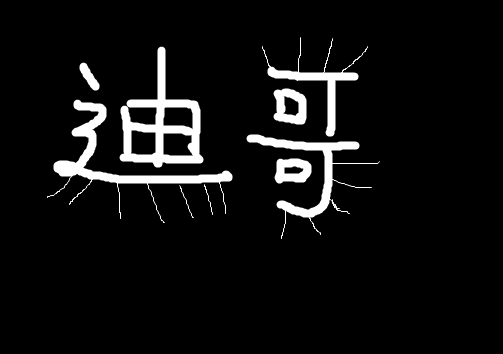
#> input picture 01_Picture/05_Dige.png, 503 x 354 px
$ python 'p13_膨胀操作_25.3.23.py'
#> lines starting #> are read from the running program, lines starting #| are printed output that depends on the picture; after the words box and inside, x2 and y2 are one past the last pixel; in counts of white or black regions, pixels touching at a corner belong together
# -*- coding: utf-8 -*-
# @Author :Xiaoju
# Time : 2025/3/23 下午11:10

import cv2
import numpy as np

img = cv2.imread('01_Picture/05_Dige.png')
#> img is the input picture: shape (354, 503, 3); min 0, max 255, mean 15.9
cv2.imshow('img', img)

kernel = np.ones((5, 5), np.uint8)
erosion = cv2.erode(img, kernel, iterations=1)
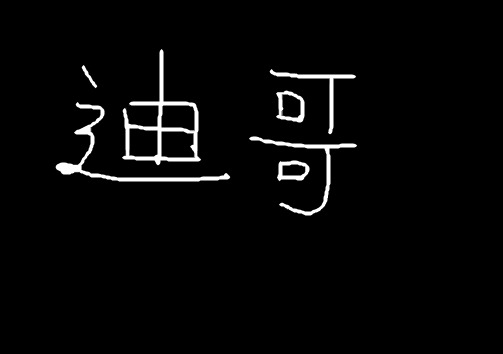
#> erosion: shape (354, 503, 3); min 0, max 255, mean 7.1

cv2.imshow('erosion', erosion)

kernel = np.ones((5, 5), np.uint8)
dilate = cv2.dilate(erosion, kernel, iterations=1)

cv2.imshow('dilate', dilate)

pie = cv2.imread('01_Picture/06_pie.png')
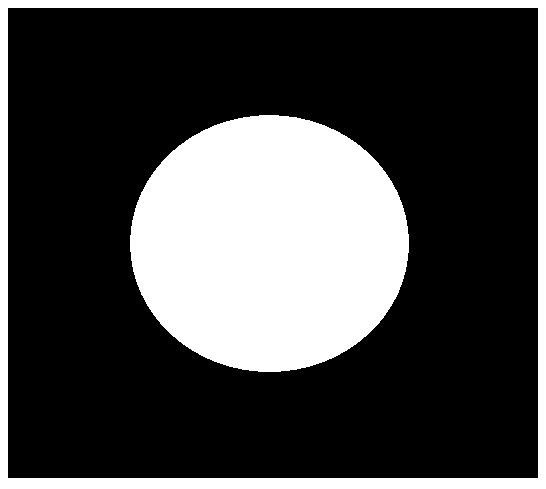
#> input picture 01_Picture/06_pie.png, 546 x 489 px
#> pie is the input picture: shape (489, 546, 3); 27.8% white; 2 white regions, box (x1, y1, x2, y2) and area: (130, 115, 409, 372) 56244, (0, 0, 546, 489) 17894

kernel = np.ones((30, 30), np.uint8)
dilate_1 = cv2.dilate(pie, kernel, iterations=1)
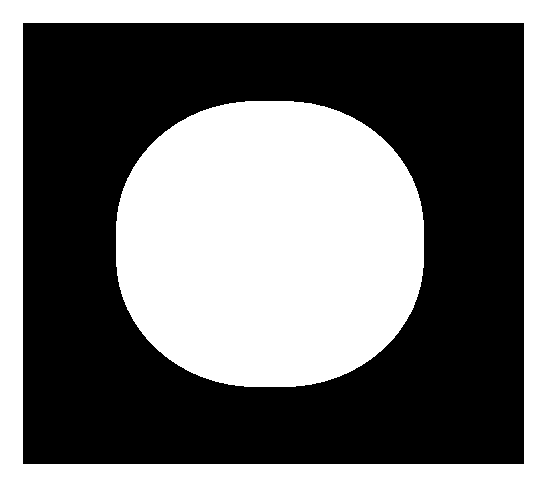
#> dilate_1: shape (489, 546, 3); 44.5% white; 2 white regions, box (x1, y1, x2, y2) and area: (116, 101, 424, 387) 72629, (0, 0, 546, 489) 46053
dilate_2 = cv2.dilate(pie, kernel, iterations=2)
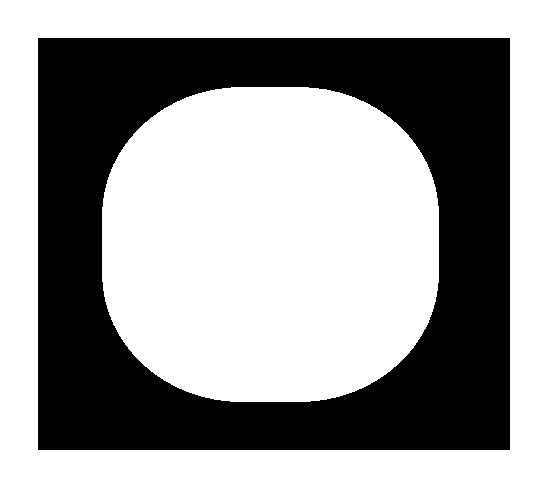
#> dilate_2: shape (489, 546, 3); 61.1% white; 1 black region, box (x1, y1, x2, y2) and area: (38, 38, 510, 450) 103768
dilate_3 = cv2.dilate(pie, kernel, iterations=3)
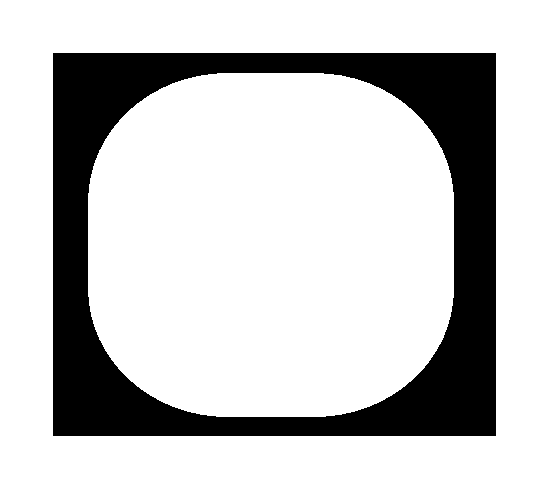
#> dilate_3: shape (489, 546, 3); 77.8% white; 1 black region, box (x1, y1, x2, y2) and area: (53, 53, 496, 436) 59224
res = np.hstack((dilate_1, dilate_2, dilate_3))
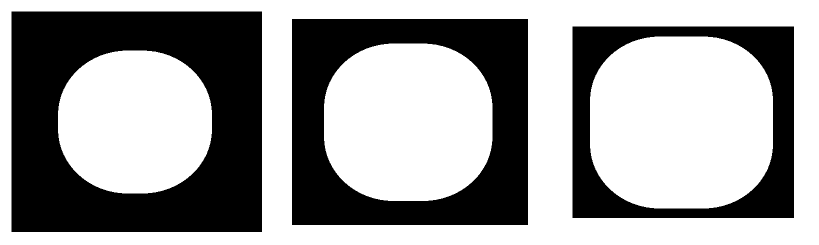
#> res: shape (489, 1638, 3) (shown at 1/2 size); 61.1% white; 3 black regions, box (x1, y1, x2, y2) and area: (23, 23, 524, 464) 148312, (584, 38, 1056, 450) 103768, (1145, 53, 1588, 436) 59224
cv2.imshow('res', res)
cv2.waitKey(0)
cv2.destroyAllWindows()
